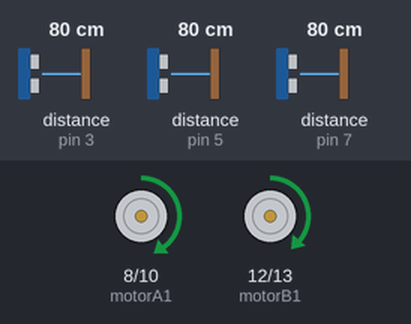
Recording of a sketch running on a simulated Arduino Uno, built with avr-gcc and run on an emulated ATmega328P. On the bench: motor-driver pin pairs drawn as motors (green arrow = first pin HIGH = forward, orange = second pin HIGH = backward, longer = more drive, scaled by the enable pin). Wiring (inferred from the names in the program): 3 × ultrasonic range finder: trigger pin 2, echo pin 3 / trigger pin 4, echo pin 5 / trigger pin 6, echo pin 7. The inputs (shaded band) are chosen by the test bench; at power-on: distance to the obstacle (sensors on pin 3, pin 5, pin 7) 80 cm. The echo pulse lasts 58.3 µs per cm.

Above: at 1.2 s.
1.3 s: distance to the obstacle (sensor on pin 3) set to 23 cm
2.8 s: distance to the obstacle (sensor on pin 3) set to 18 cm
At 3.6 s:
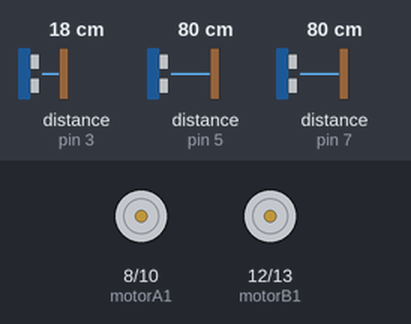
5.8 s: distance to the obstacle (sensor on pin 5) set to 18 cm
8.8 s: distance to the obstacle (sensor on pin 5) set to 14 cm
At 12.4 s:
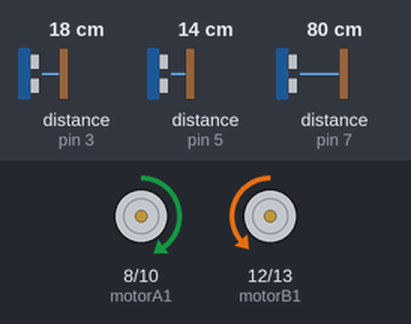
Timing chart, 0 to 14.7 s (numbered marks = the images above; inputs shaded):
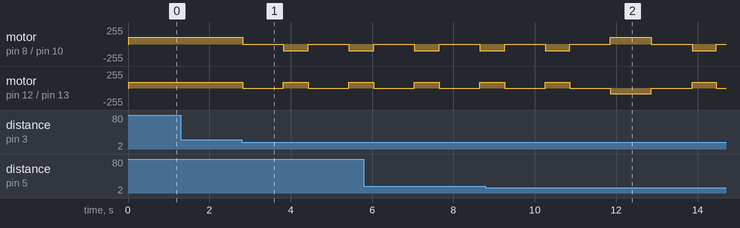

Measured:
- the behaviour switches between 21 and 20 cm on distance to the obstacle (sensor on pin 3) (found by bisection; images 0 and 1)
- the behaviour switches between 16 and 15 cm on distance to the obstacle (sensor on pin 5) (found by bisection; images 1 and 2)
- after the input at 1.3 s, every drawn part: stays the same
- after the input at 2.8 s, motor on pin 8 (motorA1) / pin 10 (motorA2): alternates backward 100/255 for 0.61 s and stopped for 1.0 s, starting at once; motor on pin 12 (motorB1) / pin 13 (motorB2): alternates forward 85/255 for 0.61 s and stopped for 1.0 s, starting at once

The sketch:

car.ino
```cpp
// Define pins for the  ultrasonic sensor

#define TRIG_PIN1 2 // Ultrasonic sensor 1 trigger pin
#define ECHO_PIN1 3 // Ultrasonic sensor 1 echo pin
#define TRIG_PIN2 4 // Ultrasonic sensor 2 trigger pin
#define ECHO_PIN2 5 // Ultrasonic sensor 2 echo pin
#define TRIG_PIN3 6 // Ultrasonic sensor 3 trigger pin
#define ECHO_PIN3 7 // Ultrasonic sensor 3 echo pin
// Define
const int motorA1 =8;  // IN1
const int motorA2 =10;  // IN2
const int enableA =9;  // ENA (PWM)

const int motorB1 =12;  // IN3
const int motorB2 =13;  // IN4
const int enableB =11; // ENB (PWM)


#define MAX_DISTANCE 200 // Maximum distance

void setup() {

  Serial.begin(9600);
  pinMode(TRIG_PIN1, OUTPUT);
  pinMode(ECHO_PIN1, INPUT);
  pinMode(TRIG_PIN2, OUTPUT);
  pinMode(ECHO_PIN2, INPUT);
  pinMode(TRIG_PIN3, OUTPUT);
  pinMode(ECHO_PIN3, INPUT);
  // Initialize motor control


  pinMode(motorA1, OUTPUT);
  pinMode(motorA2, OUTPUT);
  pinMode(enableA, OUTPUT);

   // Adjust the motor speed as needed
  pinMode(motorB1, OUTPUT);
  pinMode(motorB2, OUTPUT);
  pinMode(enableB, OUTPUT);
}


void loop() {
  int distance1 = getDistance1();
  int distance2 = getDistance2();
  int distance3 = getDistance3();

  if (distance1 < 20) {
    stopMotors();
    delay(1000);
    reverse();
    delay(600);
   }else {
    driveForward();
   }
  if (distance2 < 15) {
    stopMotors();
    delay(1000);
    turnright();
    delay(1000);
  }
  if (distance3 < 15) {
    stopMotors();
    delay(1000);
    turnleft();
    delay(1000);
  }

}

  // Function to get distance from the ultrasonic sensor

int getDistance1(){
  digitalWrite(TRIG_PIN1, LOW);
  delayMicroseconds(20);
  digitalWrite(TRIG_PIN1, HIGH);
  delayMicroseconds(10);
  digitalWrite(TRIG_PIN1, LOW);
  return pulseIn(ECHO_PIN1, HIGH) / 58;
}

int getDistance2(){
  digitalWrite(TRIG_PIN2, LOW);
  delayMicroseconds(2);
  digitalWrite(TRIG_PIN2, HIGH);
  delayMicroseconds(10);
  digitalWrite(TRIG_PIN2, LOW);
  return pulseIn(ECHO_PIN2, HIGH) / 58;
}

int getDistance3(){
  digitalWrite(TRIG_PIN3, LOW);
  delayMicroseconds(2);
  digitalWrite(TRIG_PIN3, HIGH);
  delayMicroseconds(10);
  digitalWrite(TRIG_PIN3, LOW);
  return pulseIn(ECHO_PIN3, HIGH) / 58;
}


// function to stop mortors
void stopMotors(){
  digitalWrite(motorA1, LOW);
  digitalWrite(motorA2, LOW);
  analogWrite(enableA, 0);
  digitalWrite(motorB1, LOW);
  digitalWrite(motorB2, LOW);
  analogWrite(enableB, 0);
}


void reverse(){
  digitalWrite(motorA1, LOW);
  digitalWrite(motorA2, HIGH);
  analogWrite(enableA, 100);

  digitalWrite(motorB1, HIGH);
  digitalWrite(motorB2, LOW);
  analogWrite(enableB, 85);
}
void driveForward(){
 digitalWrite(motorA1, HIGH);
  digitalWrite(motorA2, LOW);
  analogWrite(enableA, 100);

  digitalWrite(motorB1, HIGH);
  digitalWrite(motorB2, LOW);
  analogWrite(enableB, 85);
}


void turnright(){
  digitalWrite(motorA1, HIGH);
  digitalWrite(motorA2, LOW);
  analogWrite(enableA, 85);

  digitalWrite(motorB1, LOW);
  digitalWrite(motorB2, HIGH);
  analogWrite(enableB, 85);

}
void turnleft(){
  digitalWrite(motorA1, LOW);
  digitalWrite(motorA2, HIGH);
  analogWrite(enableA, 85);

  digitalWrite(motorB1, HIGH);
  digitalWrite(motorB2, LOW);
  analogWrite(enableB, 85);
}
```
